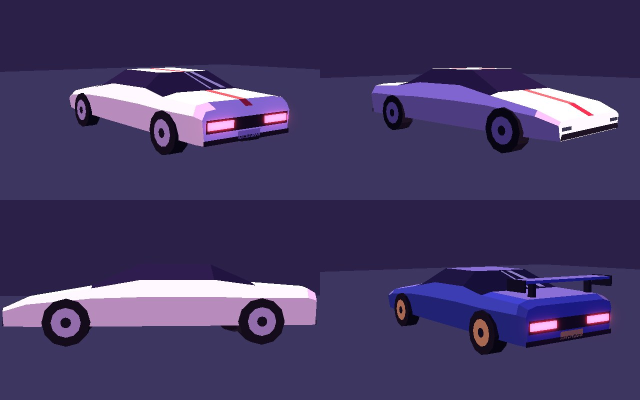
#> input picture docs/art/style_frames/wip/cars2.jpg, 1280 x 800 px, found by its file name (shown at 1/2 size)
$ python frame_03_results.py docs/art/style_frames/wip/cars2.jpg docs/art/style_frames/frame_03_results.jpg
#> lines starting #> are read from the running program, lines starting #| are printed output that depends on the picture; after the words box and inside, x2 and y2 are one past the last pixel; in counts of white or black regions, pixels touching at a corner belong together
"""Кадр стиля №3 «Итоги заезда» — «Турбовендетта», D-012 «Аниме-аутран 90-х».
Мокап экрана, а не ассет игры. Фон рисуется 2D-слоями в палитре STYLE_GUIDE,
машина вырезана из рендера-заготовки MeshForge (_cars2.jpg, вид сзади 3/4).
Запуск: python3 frame_03_results.py docs/art/style_frames/wip/cars2.jpg docs/art/style_frames/frame_03_results.jpg
Шрифты: Noto Sans Display / Noto Sans (OFL 1.1), лежат в системе Computer.
"""
import sys, math, random
import numpy as np
from PIL import Image, ImageDraw, ImageFont, ImageFilter
from scipy import ndimage

W, H, S = 1920, 1080, 2            # итог 1920x1080, рисуем в 2x и сжимаем (сглаживание)
FD = '/usr/share/fonts/truetype/noto/'
F_DISP = FD + 'NotoSansDisplay-SemiCondensedBlackItalic.ttf'
F_DISP_B = FD + 'NotoSansDisplay-SemiCondensedBoldItalic.ttf'
F_BODY = FD + 'NotoSans-SemiCondensedSemiBold.ttf'
F_BODY_B = FD + 'NotoSans-SemiCondensedBold.ttf'

def hx(h, a=255):
    h = h.lstrip('#'); return (int(h[0:2], 16), int(h[2:4], 16), int(h[4:6], 16), a)

# ---- палитра (совпадает с STYLE_GUIDE §2) ----
P = dict(
    sky_zenith='#24163F', sky_high='#46286E', sky_mid='#9D4488', sky_low='#EB7B93', sky_horizon='#F6B26B',
    sun='#FFF1D6', cloud_body='#6A3A80', cloud_lit='#F3A0A8',
    city_far='#7A4A86', city_near='#3A2260', window='#FFC870', window_pink='#FF8FC8', window_cyan='#8FE8FF',
    water='#5A2F6E', concrete_lit='#A390C0', concrete_mid='#715194', concrete_shadow='#402A69',
    asphalt_near='#2E1D47', asphalt_far='#6A3F7C', lane='#EEC2E4', ink='#130C27', shadow_ink='#1B1030',
    panel='#1B1433', panel_hi='#2C2050', text='#FCF7F9', text_dim='#BCA4D1',
    coral='#F13858', cyan='#54DFFA', amber='#F4AC5A', tail='#FF4F6E', lamp='#FFC870')

def lerp(a, b, t): return a + (b - a) * t

def gradient(stops, h):
    """stops: [(t, '#hex')] -> массив h x 3 float"""
#> called with h = 600
    ys = np.linspace(0, 1, h)
    out = np.zeros((h, 3), np.float32)
    for i in range(3):
        out[:, i] = np.interp(ys, [s[0] for s in stops], [hx(s[1])[i] for s in stops])
    return out

def glow(size, r, color, strength=1.0, falloff=2.2):
    """Радиальное свечение как RGBA-спрайт (свечение рисуем, а не считаем)."""
    n = int(size)
    y, x = np.mgrid[0:n, 0:n] - (n - 1) / 2
    d = np.sqrt(x * x + y * y) / r
    a = np.clip(1 - d, 0, 1) ** falloff * strength
    c = hx(color)
    arr = np.zeros((n, n, 4), np.uint8)
    arr[..., 0], arr[..., 1], arr[..., 2] = c[0], c[1], c[2]
    arr[..., 3] = (np.clip(a, 0, 1) * 255).astype(np.uint8)
    return Image.fromarray(arr, 'RGBA')

def skew_poly(x, y, w, h, k=math.tan(math.radians(12))):
    """Параллелограмм с наклоном 12° (язык панелей UI). Координаты 1x."""
    dx = h * k
    return [((x + dx) * S, y * S), ((x + w + dx) * S, y * S), ((x + w) * S, (y + h) * S), (x * S, (y + h) * S)]

def font(path, size): return ImageFont.truetype(path, int(size * S))

def text(d, xy, s, f, fill, anchor='la'):
    d.text((xy[0] * S, xy[1] * S), s, font=f, fill=fill, anchor=anchor)

def star(cx, cy, r, inner=0.45):
    pts = []
    for i in range(10):
        a = -math.pi / 2 + i * math.pi / 5
        rr = r if i % 2 == 0 else r * inner
        pts.append(((cx + rr * math.cos(a)) * S, (cy + rr * math.sin(a)) * S))
    return pts

def main(cars_path, out_path):
    random.seed(7)
    HOR = 600   # линия горизонта (1x)
    # ---------- 1. небо: рисованный градиент 5 ступеней ----------
    sky = gradient([(0, P['sky_zenith']), (0.30, P['sky_high']), (0.62, P['sky_mid']), (0.86, P['sky_low']), (1.0, P['sky_horizon'])], HOR)
    bg = np.zeros((H, W, 3), np.float32)
    bg[:HOR] = sky[:, None, :]
    # вода залива под горизонтом
    wat = gradient([(0, '#C0607E'), (0.25, P['water']), (1, '#2A1840')], H - HOR)
    bg[HOR:] = wat[:, None, :]
    img = Image.fromarray(bg.clip(0, 255).astype(np.uint8), 'RGB').resize((W * S, H * S), Image.BICUBIC).convert('RGBA')
    d = ImageDraw.Draw(img)

    # ---------- 2. солнце + ореол (без полос — классический набор запрещён) ----------
    SUNX, SUNY, SUNR = 1110, 552, 92
    for r, col, st in [(520, P['sky_low'], 0.55), (300, P['sky_horizon'], 0.6), (170, P['sun'], 0.7)]:
        g = glow(r * 2 * S, r * S, col, st)
        img.alpha_composite(g, (int((SUNX - r) * S), int((SUNY - r) * S)))
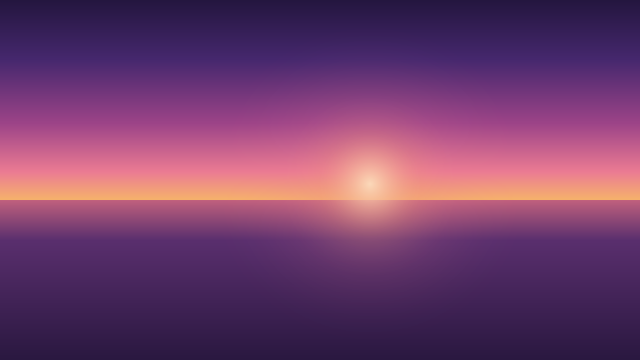
#> img: PIL image 3840x2160 RGBA (shown at 1/6 size); mean R, G, B, A 113.8, 60.8, 107.4, 255
    d.ellipse([(SUNX - SUNR) * S, (SUNY - SUNR) * S, (SUNX + SUNR) * S, (SUNY + SUNR) * S], fill=hx(P['sun']))

    # ---------- 3. облака-ленты: 2 тона, плоско ----------
    for (cx, cy, w, h) in [(380, 210, 620, 26), (900, 150, 520, 18), (1560, 250, 700, 30), (1180, 330, 460, 16), (240, 380, 420, 14), (1720, 420, 380, 12), (700, 440, 300, 10)]:
        d.rounded_rectangle([(cx - w / 2) * S, (cy - h / 2) * S, (cx + w / 2) * S, (cy + h / 2) * S], radius=h * S / 2, fill=hx(P['cloud_body'], 235))
        d.rounded_rectangle([(cx - w / 2 + 30) * S, (cy + h * 0.15) * S, (cx + w / 2 - 10) * S, (cy + h / 2) * S], radius=h * S / 4, fill=hx(P['cloud_lit'], 230))

    # ---------- 4. город: дальний (воздушная перспектива) и ближний слой с окнами ----------
    x = -10
    while x < W:
        w = random.randint(26, 70); h = random.randint(20, 120)
        d.rectangle([x * S, (HOR - h) * S, (x + w) * S, HOR * S], fill=hx(P['city_far']))
        x += w + random.randint(-6, 4)
#> after the loop, x = 1924
    x = -10
    wins = []
    while x < W:
        w = random.randint(34, 96); h = random.randint(40, 230)
        if 960 < x < 1250: h = min(h, 64)          # оставить солнце открытым
        d.rectangle([x * S, (HOR - h) * S, (x + w) * S, HOR * S], fill=hx(P['city_near']))
        for wy in range(HOR - h + 8, HOR - 6, 12):
            for wx in range(x + 6, x + w - 6, 10):
                r = random.random()
                if r < 0.22: wins.append((wx, wy, P['window']))
                elif r < 0.25: wins.append((wx, wy, P['window_pink']))
                elif r < 0.265: wins.append((wx, wy, P['window_cyan']))
        x += w + random.randint(0, 10)
#> after the loop, wins = 484 items, first 6: (46, 397, '#FFC870'), (26, 409, '#FFC870'), (56, 409, '#FFC870'), (46, 421, '#FF8FC8'), (56, 421, '#FFC870'), (66, 421, '#FFC870'); x = 1962
    for wx, wy, c in wins:
        d.rectangle([wx * S, wy * S, (wx + 4) * S, (wy + 6) * S], fill=hx(c))
#> this loop made 484 passes
#> (wx, wy, c, h in hx) on passes 1 to 3: (46, 397, '#FFC870', 'FFC870'), (26, 409, '#FFC870', 'FFC870'), (56, 409, '#FFC870', 'FFC870')
    # отражение солнца в воде: ломаные штрихи
    for i in range(14):
        yy = HOR + 8 + i * 7
        ww = 160 - i * 9 + random.randint(-12, 12)
        d.rectangle([(SUNX - ww / 2 + random.randint(-14, 14)) * S, yy * S, (SUNX + ww / 2) * S, (yy + 2.5) * S], fill=hx('#FFD9A8', 200 - i * 10))

    # ---------- 5. эстакада: дорога в перспективе, отбойник, фонари ----------
    VPX, VPY = 1180, 640
    road = [(VPX - 30, VPY), (VPX + 70, VPY), (W + 900, H), (180, H)]
    road_img = Image.new('RGBA', img.size, (0, 0, 0, 0))
#> road_img: PIL image 3840x2160 RGBA; every value is 0
    rd = ImageDraw.Draw(road_img)
    rd.polygon([(px * S, py * S) for px, py in road], fill=(255, 255, 255, 255))
    rg = gradient([(0, P['asphalt_far']), (0.25, '#4A2D66'), (1, P['asphalt_near'])], H - VPY)
    rgarr = np.zeros((H * S, W * S, 3), np.uint8)
    rgfull = np.repeat(rg, S, axis=0).astype(np.uint8)
    rgarr[VPY * S:] = rgfull[:, None, :]
    road_col = Image.fromarray(rgarr, 'RGB').convert('RGBA'); road_col.putalpha(road_img.getchannel('A'))
    img.alpha_composite(road_col); del rgarr, road_col, road_img
    d = ImageDraw.Draw(img)
    # разметка
    for i in range(1, 12):
        t0 = (i / 12) ** 1.8; t1 = ((i + 0.45) / 12) ** 1.8
        def pt(t, off): return (lerp(VPX + 20, 1050 + off, t), lerp(VPY, H, t))
        a0, a1 = pt(t0, 0), pt(t1, 0)
        wdt = lerp(1, 12, t0)
        d.polygon([((a0[0] - wdt) * S, a0[1] * S), ((a0[0] + wdt) * S, a0[1] * S), ((a1[0] + wdt * 1.4) * S, a1[1] * S), ((a1[0] - wdt * 1.4) * S, a1[1] * S)], fill=hx(P['lane'], 200))
    # отбойник слева: верх освещён, бок в тени
    d.polygon([(VPX - 30) * S, VPY * S, (VPX - 30) * S, (VPY - 8) * S, 0, (H - 300) * S, 0, (H - 230) * S], fill=hx(P['concrete_lit']))
    d.polygon([(VPX - 30) * S, VPY * S, 0, (H - 230) * S, 0, (H - 130) * S, (VPX - 32) * S, (VPY + 4) * S], fill=hx(P['concrete_shadow']))
    # фонари с натриевыми лампами (ореол — спрайт)
    for t in [0.08, 0.2, 0.38, 0.62, 0.95]:
        bx = lerp(VPX - 40, -60, t); by = lerp(VPY - 6, H - 270, t); hgt = lerp(30, 520, t)
        wdt = lerp(1.5, 12, t)
        d.rectangle([(bx - wdt / 2) * S, (by - hgt) * S, (bx + wdt / 2) * S, by * S], fill=hx(P['concrete_shadow']))
        arm = lerp(10, 150, t)
        d.line([bx * S, (by - hgt) * S, (bx + arm) * S, (by - hgt - arm * 0.12) * S], fill=hx(P['concrete_shadow']), width=int(wdt * S))
        lr = lerp(14, 160, t)
        img.alpha_composite(glow(lr * 2 * S, lr * S, P['lamp'], 0.75), (int((bx + arm - lr) * S), int((by - hgt - arm * 0.12 - lr) * S)))
        d = ImageDraw.Draw(img)
        d.ellipse([(bx + arm - wdt) * S, (by - hgt - arm * 0.12 - wdt * 0.5) * S, (bx + arm + wdt) * S, (by - hgt - arm * 0.12 + wdt * 0.5) * S], fill=hx('#FFF1D6'))
    # верхняя эстакада, пересекающая кадр (силуэт японских развязок)
    deck = [(1460, 0), (W, 0), (W, 200), (1640, 120)]
    d.polygon([(px * S, py * S) for px, py in deck], fill=hx(P['concrete_mid']))
    d.polygon([(1640 * S, 120 * S), (W * S, 200 * S), (W * S, 236 * S), (1650 * S, 146 * S)], fill=hx(P['concrete_shadow']))
    for px in [1720, 1850]:
        d.rectangle([px * S, 150 * S, (px + 46) * S, HOR * S], fill=hx(P['concrete_shadow']))
        d.rectangle([px * S, 150 * S, (px + 14) * S, HOR * S], fill=hx(P['concrete_mid']))

    # ---------- 6. машина игрока: вырезка из рендера-заготовки ----------
    im = np.asarray(Image.open(cars_path).convert('RGB')).astype(int)
    q = im[0:400, 0:640]
    dist = np.min([np.abs(q - np.array(b)).max(-1) for b in ([43, 32, 72], [61, 54, 96])], axis=0)
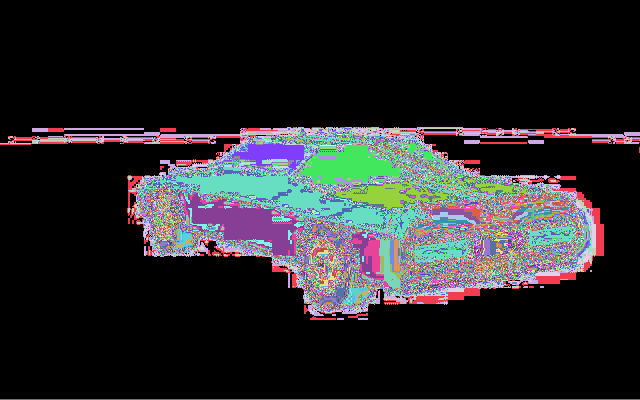
#> dist: shape (400, 640) int64; 202 distinct labels, from 0 to 201; one colour per label, 0 black
    lab, _ = ndimage.label(dist <= 4)
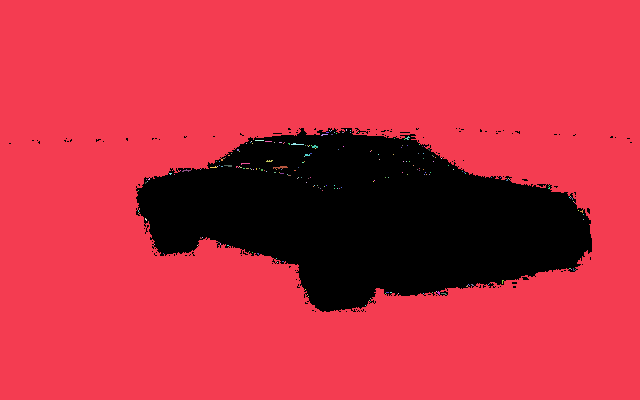
#> lab: shape (400, 640) int32; 224 distinct labels, from 0 to 223; one colour per label, 0 black
    border = set(np.unique(np.concatenate([lab[0], lab[-1], lab[:, 0], lab[:, -1]]))) - {0}
#> border = 1 item
    fg = ~np.isin(lab, list(border))
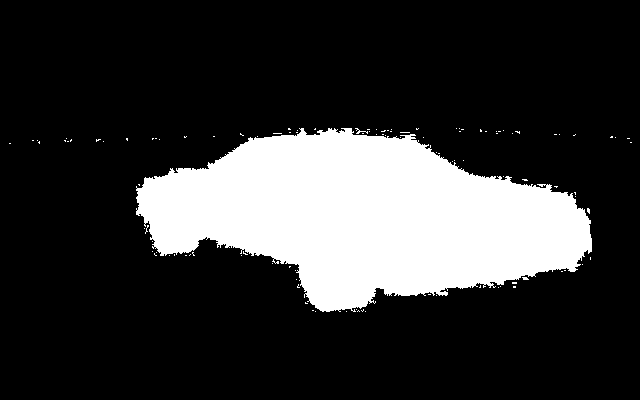
#> fg: shape (400, 640) bool; 20.6% white; 110 white regions (108 under 20 px), largest, box (x1, y1, x2, y2) and area: (136, 128, 592, 312) 52461, (355, 128, 368, 134) 25
    fg = ndimage.binary_opening(fg, iterations=2)
#> fg: shape (400, 640) bool; 20.3% white; 2 white regions (1 under 20 px), largest, box (x1, y1, x2, y2) and area: (136, 128, 592, 312) 51975
    l2, n2 = ndimage.label(fg); sizes = ndimage.sum(fg, l2, range(1, n2 + 1))
#> after `l2, n2 = ndimage.label(fg)`:
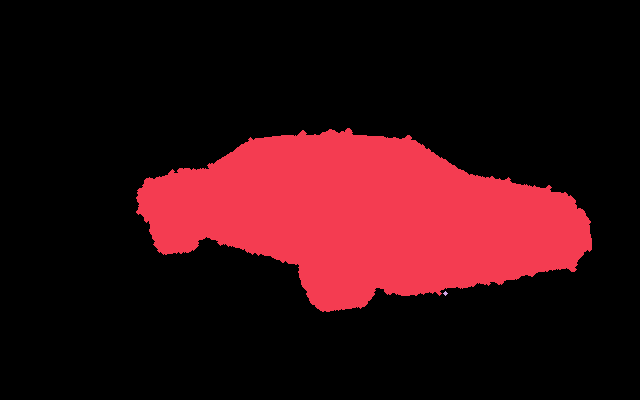
#> l2: shape (400, 640) int32; 3 distinct labels, from 0 to 2; one colour per label, 0 black
#> after `l2, n2 = ndimage.label(fg)`: n2 = 2
#> after `sizes = ndimage.sum(fg, l2, range(1, n2 + 1))`: sizes = [51975, 13]
    fg = ndimage.binary_fill_holes(l2 == (np.argmax(sizes) + 1))
#> fg: shape (400, 640) bool; 20.3% white; 1 white region, box (x1, y1, x2, y2) and area: (136, 128, 592, 312) 51975
    fg = ndimage.binary_erosion(fg, iterations=1)
#> fg: shape (400, 640) bool; 19.9% white; 1 white region, box (x1, y1, x2, y2) and area: (137, 129, 591, 311) 50883
    ys, xs = np.where(fg)
    alpha = (np.clip(ndimage.gaussian_filter(fg.astype(float), 0.6), 0, 1) * 255).astype(np.uint8)
    car = Image.fromarray(np.dstack([q.astype(np.uint8), alpha]), 'RGBA').crop((xs.min() - 2, ys.min() - 2, xs.max() + 3, ys.max() + 3))
    k0 = car.width
    cw = 470; ch = int(car.height * cw / car.width); kk = cw / k0
    car = car.resize((cw * S, ch * S), Image.LANCZOS)
#> car: PIL image 940x380 RGBA
    CX, CY = 880, 676
    # блоб-тень (динамических теней нет)
    sh = Image.new('RGBA', img.size, (0, 0, 0, 0)); sd = ImageDraw.Draw(sh)
    sd.ellipse([(CX + 20) * S, (CY + ch - 70) * S, (CX + cw - 10) * S, (CY + ch + 26) * S], fill=hx(P['shadow_ink'], 170))
    img.alpha_composite(sh.filter(ImageFilter.GaussianBlur(12 * S))); del sh
    # отсвет стоп-сигналов на асфальте
    for tx in [CX + 325 * kk, CX + 420 * kk]:
        img.alpha_composite(glow(200 * S, 100 * S, P['tail'], 0.45), (int((tx - 100) * S), int((CY + ch - 90) * S)))
    img.alpha_composite(car, (CX * S, CY * S))
    for tx, ty in [(CX + 322 * kk, CY + 110 * kk), (CX + 417 * kk, CY + 108 * kk)]:
        img.alpha_composite(glow(90 * S, 45 * S, P['tail'], 0.7, 1.6), (int((tx - 45) * S), int((ty - 45) * S)))
    d = ImageDraw.Draw(img)

    # ---------- 7. затемнение под UI слева ----------
    sh = np.zeros((H, W), np.float32)
    xs_ = np.linspace(0, 1, W)
    sh[:] = np.clip(1 - xs_ / 0.52, 0, 1)[None, :] ** 1.3 * 0.78
    dim = Image.new('RGBA', (W, H), hx(P['ink'])); dim.putalpha(Image.fromarray((sh * 255).astype(np.uint8)))
    img.alpha_composite(dim.resize(img.size, Image.BILINEAR)); d = ImageDraw.Draw(img)
#> after `img.alpha_composite(dim.resize(img.size, Image.BILINEAR))`:
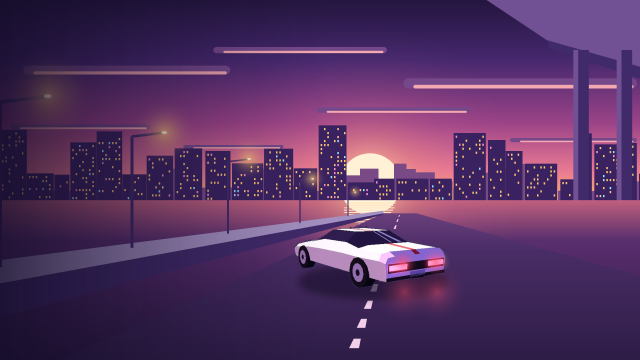
#> img: PIL image 3840x2160 RGBA (shown at 1/6 size); mean R, G, B, A 84.4, 49.3, 96.9, 254.3; transparent parts drawn white

    # ---------- 8. UI ----------
    # заголовок
    d.polygon(skew_poly(60, 52, 230, 58), fill=hx(P['coral']))
    text(d, (92, 81), 'ФИНИШ', font(F_DISP, 40), hx(P['text']), 'lm')
    text(d, (320, 72), 'ЧЁРНЫЙ СПИСОК · ЛИГА 1 · ГОНКА 4', font(F_BODY_B, 22), hx(P['text_dim']), 'lm')
    text(d, (320, 98), 'Закатная эстакада · 3 круга', font(F_BODY, 22), hx(P['text']), 'lm')
    # место
    text(d, (64, 340), '1', font(F_DISP, 300), hx(P['text']), 'ls')
    text(d, (250, 210), 'МЕСТО', font(F_DISP, 40), hx(P['amber']), 'ls')
    text(d, (250, 262), 'из 8', font(F_DISP_B, 40), hx(P['text_dim']), 'ls')
    d.polygon(skew_poly(250, 282, 330, 46), fill=hx(P['amber']))
    text(d, (272, 305), 'БОСС ПОВЕРЖЕН', font(F_DISP, 30), hx(P['ink']), 'lm')
    # время
    text(d, (70, 395), 'ВРЕМЯ', font(F_BODY_B, 22), hx(P['text_dim']), 'ls')
    text(d, (70, 450), '1:28.47', font(F_DISP, 58), hx(P['text']), 'ls')
    text(d, (330, 395), 'ЛУЧШИЙ КРУГ', font(F_BODY_B, 22), hx(P['text_dim']), 'ls')
    text(d, (330, 450), '0:29.12', font(F_DISP, 58), hx(P['text']), 'ls')
    d.polygon(skew_poly(552, 414, 120, 34), fill=hx(P['cyan']))
    text(d, (568, 431), 'РЕКОРД', font(F_DISP, 22), hx(P['ink']), 'lm')
    # звёзды
    for i, (cap, on) in enumerate([('Финиш', True), ('Стиль 10 000', True), ('Без урона', False)]):
        sx = 100 + i * 250
        if on:
            d.polygon(star(sx, 510, 34), fill=hx(P['amber']))
            d.polygon(star(sx - 3, 506, 18), fill=hx('#FFE0A8'))
        else:
            d.polygon(star(sx, 510, 34), fill=hx(P['panel_hi']), outline=hx(P['text_dim']), width=3 * S)
        text(d, (sx + 44, 512), cap, font(F_BODY_B, 24), hx(P['text'] if on else P['text_dim']), 'lm')
    # таблица мест
    rows = [('1', 'Вы · Хаятэ', None, '1:28.47', True), ('2', 'Кагэ', ('БОСС', 'coral'), '+0.84', False),
            ('3', 'Лена_К', ('ПРИЗРАК', 'cyan'), '+2.10', False), ('4', 'Райдзин', None, '+4.55', False),
            ('5', 'Миша_RX', ('ПРИЗРАК', 'cyan'), '+6.02', False), ('—', 'Буря', ('ВЫБЫЛ', 'coral'), 'таран · 2 круг', False)]
    y0 = 580
    for i, (pos, name, tag, tm, me) in enumerate(rows):
        y = y0 + i * 70
        x = 60 - i * 70 * math.tan(math.radians(12)) * 0  # ровная колонка, наклон только у плашек
        d.polygon(skew_poly(60, y, 740, 60), fill=hx(P['panel_hi'] if me else P['panel'], 240 if me else 225))
        if me: d.polygon(skew_poly(60, y, 14, 60), fill=hx(P['coral']))
        text(d, (106, y + 31), pos, font(F_DISP, 34), hx(P['amber'] if pos == '1' else P['text']), 'mm')
        text(d, (150, y + 31), name, font(F_BODY_B, 28), hx(P['text']), 'lm')
        if tag:
            nf = font(F_BODY_B, 28); tw = d.textlength(name, font=nf) / S
            col = P[tag[1]]
            tf = font(F_DISP, 18); tl = d.textlength(tag[0], font=tf) / S
            if tag[0] == 'ВЫБЫЛ':
                d.polygon(skew_poly(150 + tw + 16, y + 17, tl + 26, 28), fill=hx(col))
                text(d, (150 + tw + 32, y + 31), tag[0], font(F_DISP, 18), hx(P['text']), 'lm')
            else:
                d.polygon(skew_poly(150 + tw + 16, y + 17, tl + 26, 28), outline=hx(col), width=2 * S)
                text(d, (150 + tw + 32, y + 31), tag[0], font(F_DISP, 18), hx(col), 'lm')
        text(d, (770, y + 31), tm, font(F_DISP_B if tm[0] != 'т' else F_BODY, 30 if tm[0] != 'т' else 22), hx(P['text'] if me else P['text_dim']), 'rm')
#> this loop made 6 passes
#> (tw, tl) on passes 2, 3, 5, 6: (67.12, 51.66), (107.6, 85.34), (137.8, 85.34), (70.4, 70.01)

    # правая колонка: стиль и награды
    RX = 1350
    d.polygon(skew_poly(RX, 280, 510, 320), fill=hx(P['panel'], 230))
    text(d, (RX + 40, 326), 'СТИЛЬ', font(F_BODY_B, 22), hx(P['text_dim']), 'ls')
    text(d, (RX + 40, 384), '12 840', font(F_DISP, 60), hx(P['amber']), 'ls')
    text(d, (RX + 300, 384), '×4', font(F_DISP, 48), hx(P['amber']), 'ls')
    text(d, (RX + 362, 384), 'макс. комбо', font(F_BODY, 20), hx(P['text_dim']), 'ls')
    for i, (k, v) in enumerate([('Дрифт', '6 200'), ('Тараны ×3', '3 000'), ('Выбывание', '2 000'), ('Впритирку', '1 640')]):
        yy = 420 + i * 34
        text(d, (RX + 44, yy), k, font(F_BODY, 22), hx(P['text']), 'lm')
        text(d, (RX + 470, yy), v, font(F_DISP_B, 24), hx(P['text']), 'rm')
    # награды
    d.polygon(skew_poly(RX - 20, 630, 530, 150), fill=hx(P['panel'], 225))
    d.ellipse([(RX + 30) * S, 652 * S, (RX + 74) * S, 696 * S], fill=hx(P['amber']))
    d.ellipse([(RX + 40) * S, 662 * S, (RX + 64) * S, 686 * S], outline=hx('#B86A2A'), width=3 * S)
    text(d, (RX + 88, 674), '+1 250', font(F_DISP, 44), hx(P['text']), 'lm')
    text(d, (RX + 260, 676), 'монет', font(F_BODY, 22), hx(P['text_dim']), 'lm')
    text(d, (RX + 30, 728), 'МАСТЕРСТВО · ХАЯТЭ', font(F_BODY_B, 20), hx(P['text_dim']), 'lm')
    text(d, (RX + 470, 728), '8', font(F_DISP, 26), hx(P['amber']), 'rm')
    d.polygon([((RX + 428) * S, 720 * S), ((RX + 444) * S, 728 * S), ((RX + 428) * S, 736 * S)], fill=hx(P['amber']))
    text(d, (RX + 420, 728), '7', font(F_DISP, 26), hx(P['text_dim']), 'rm')
    for i in range(10):
        bx = RX + 30 + i * 44
        fill = P['amber'] if i < 7 else (P['coral'] if i == 7 else P['panel_hi'])
        d.polygon(skew_poly(bx, 748, 38, 14), fill=hx(fill))
    # кнопки: rewarded — только бонус
    d.polygon(skew_poly(RX + 40, 800, 470, 64), outline=hx(P['cyan']), width=3 * S, fill=hx(P['ink'], 200))
    d.polygon([((RX + 72) * S, 816 * S), ((RX + 72) * S, 848 * S), ((RX + 98) * S, 832 * S)], fill=hx(P['cyan']))
    text(d, (RX + 116, 833), '×2 НАГРАДА ЗА РЕКЛАМУ', font(F_DISP, 28), hx(P['cyan']), 'lm')
    # главная кнопка: реванш в 1 касание
    d.polygon(skew_poly(1430, 900, 430, 110), fill=hx(P['coral']))
    text(d, (1660, 956), 'ЕЩЁ РАЗ', font(F_DISP, 60), hx(P['text']), 'mm')
    d.rounded_rectangle([1806 * S, 916 * S, 1840 * S, 950 * S], radius=4 * S, fill=hx(P['text']))
    text(d, (1823, 934), 'R', font(F_BODY_B, 20), hx(P['ink']), 'mm')
    d.polygon(skew_poly(1030, 916, 360, 94), fill=hx(P['panel'], 235))
    text(d, (1180, 963), 'ДАЛЬШЕ', font(F_DISP, 44), hx(P['text']), 'mm')
    d.rounded_rectangle([1306 * S, 948 * S, 1376 * S, 976 * S], radius=4 * S, fill=hx(P['text_dim']))
    text(d, (1341, 962), 'ENTER', font(F_BODY_B, 15), hx(P['ink']), 'mm')

    out = img.convert('RGB').resize((W, H), Image.LANCZOS)
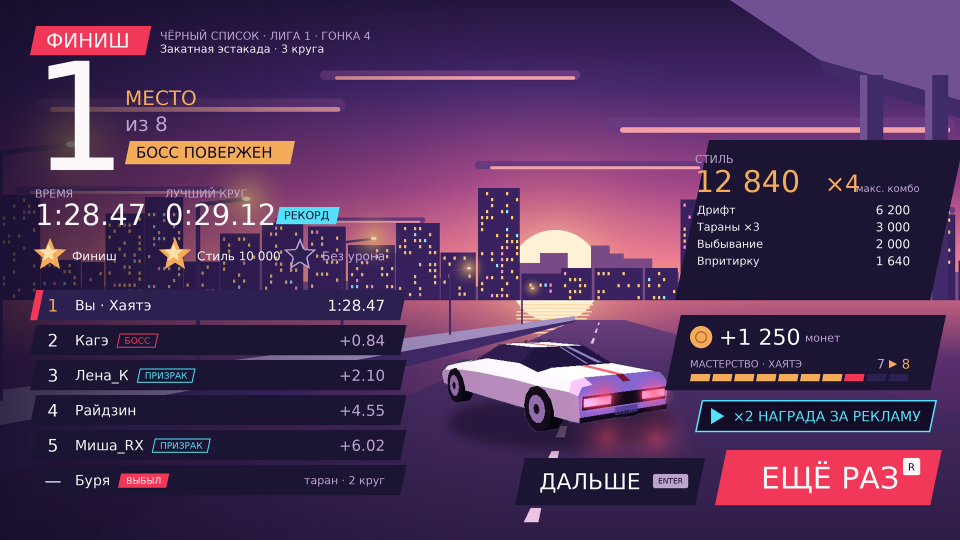
#> out: PIL image 1920x1080 RGB (shown at 1/2 size); mean R, G, B 80.6, 49.7, 90
    out.save(out_path, quality=92)
    print('saved', out_path, out.size)
#| saved docs/art/style_frames/frame_03_results.jpg (1920, 1080)

if __name__ == '__main__':
    main(sys.argv[1], sys.argv[2])
